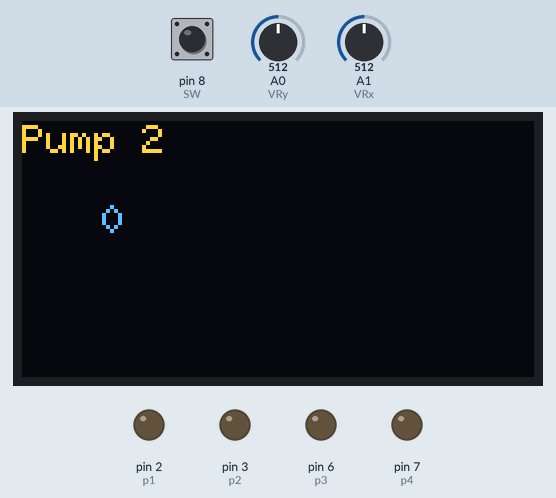
A sketch run on a simulated Arduino Uno, built with avr-gcc and run on an emulated ATmega328P. On the bench: 128×64 one-colour display, output pins drawn as LEDs (lit = HIGH). The inputs (shaded band) are chosen by the test bench; at power-on: A1 (VRx) = 512, pin 8 (SW) HIGH, A0 (VRy) = 512. The OLED is the two-colour kind (top 16 rows yellow).

Above: at 1.2 s.
1.3 s: A1 (VRx) set to 14
2.8 s: A1 (VRx) set to 11
At 3.8 s:
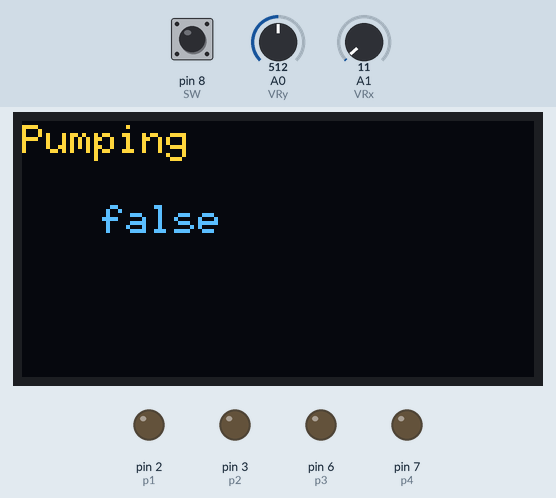
4.8 s: pin 8 (SW) pulled LOW for 0.3 s
At 6.8 s:
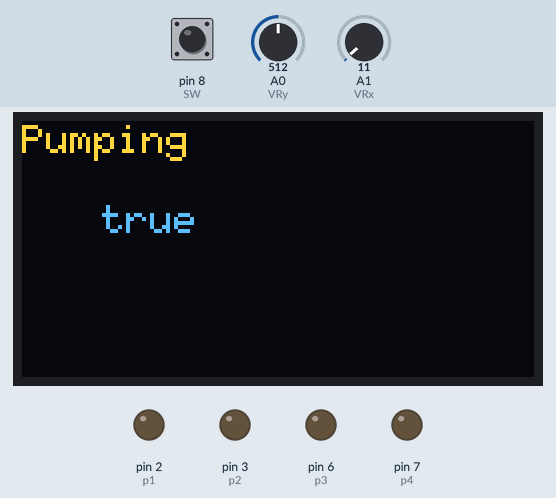
11.1 s: A1 (VRx) set to 1023
14.1 s: A0 (VRy) set to 0
At 15.66 s:
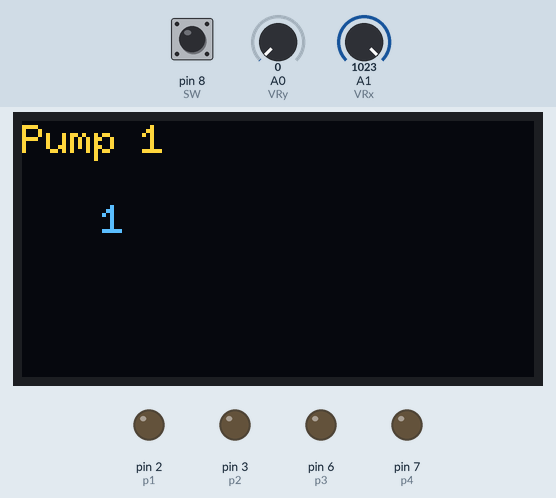
17.0 s: A0 (VRy) set to 1023
At 18.2 s:
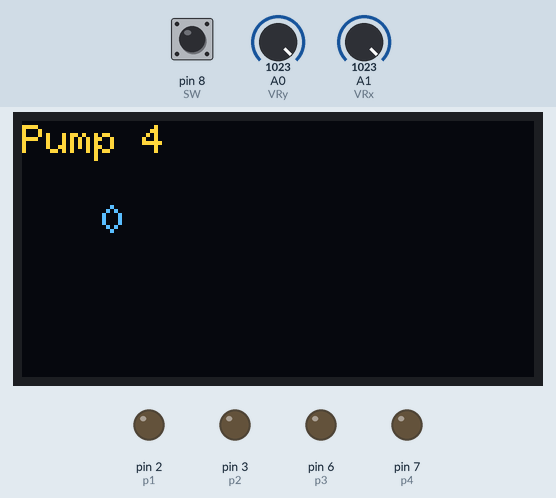
Timing chart, 0 to 20.0 s (numbered marks = the images above; inputs shaded):
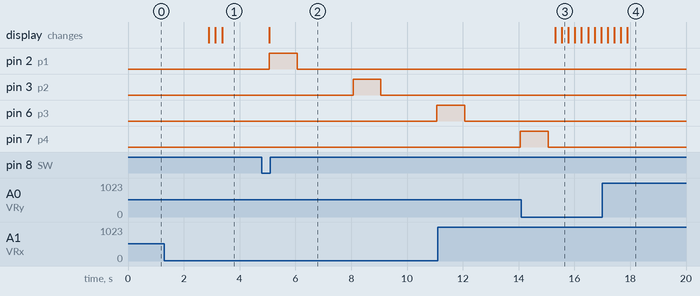

Measured:
- the behaviour switches between 13 and 12 on A1 (VRx) (found by bisection; images 0 and 1)
- after the input at 1.3 s, every drawn part: stays the same
- after the input at 2.8 s, the display: first changes after 0.09 s (image 1 shows a later state)
- after the input at 4.8 s, pin 2 (p1): LOW → HIGH after 0.27 s, → LOW 1.0 s later; pin 3 (p2): LOW → HIGH after 3.3 s, → LOW 1.0 s later; pin 6 (p3): LOW → HIGH after 6.3 s; the display: changes after 0.27 s (image 2)

The sketch:

4pompe24-4.ino
```cpp
#define SCREEN_WIDTH 128 // OLED display width, in pixels
#define SCREEN_HEIGHT 64 // OLED display height, in pixels
#include <U8g2lib.h>
#include <Wire.h>
U8G2_SH1106_128X64_NONAME_F_HW_I2C u8g2(U8G2_R0, U8X8_PIN_NONE);


#define p1 2
#define p2 3
#define p3 6
#define p4 7

#define oneml 1115
//joystick

int VRx = A1;
int VRy = A0;
int SW = 8;
int xPosition = 0;
int yPosition = 0;
int SW_state = 0;
int mapX = 0;
int mapY = 0;


int screen_page=3;
int motor=0;
int clean=0;
unsigned long int Pu1=0;
unsigned long int Pu2=0;
unsigned long int Pu3=0;
unsigned long int Pu4=0;
int Page0 = 0;//pagina 0
int PageZ = 5; //ultima pagina aggiornare ogni volta che metto nuova pagina

void u8g2_prepare() {
 u8g2.setFont(u8g2_font_6x10_tf);
 u8g2.setFontRefHeightExtendedText();
 u8g2.setDrawColor(1);
 u8g2.setFontPosTop();
 u8g2.setFontDirection(0);
}


void setup() {
  // put your setup code here, to run once:
  pinMode(p1,OUTPUT);
  pinMode(p2,OUTPUT);
  pinMode(p3,OUTPUT);
  pinMode(p4,OUTPUT);

  pinMode(VRx, INPUT);
  pinMode(VRy, INPUT);
  pinMode(SW, INPUT_PULLUP);

  u8g2.begin();
  u8g2_prepare();
  //Serial.begin(9600);
}

void loop() {
  xPosition = analogRead(VRx);
  yPosition = analogRead(VRy);
  SW_state = !digitalRead(SW);
  mapX = map(xPosition, 0, 1023, -512, 512);
  mapY = map(yPosition, 0, 1023, 512, -512);

  //change page
  if(mapX<=-500 and SW_state==0){
    if(screen_page>Page0){
      screen_page -= 1;
      //Serial.print("screen_page: ");Serial.print(screen_page);Serial.print("\n");
    }
  }
  if(mapX>=500 and SW_state==0){
    if(screen_page<PageZ){
      screen_page += 1;
      //Serial.print("screen_page: ");Serial.print(screen_page);Serial.print("\n");
    }
  }

  //Start pump
   if(SW_state==1 and screen_page==0){
    if(motor==0 && clean==0){
      motor =1;
      //Serial.print("motor: ");Serial.print(motor);Serial.print("\n");
    }
  }
  //Start clean
  if(SW_state==1 and screen_page==1){
    if(clean==0 and motor==0){
      clean = 1;
      //Serial.print("target: ");Serial.print(clean);Serial.print("\n");
    }
  }
  //Pump 1
  if(mapY>=500 and SW_state==0 and screen_page==2){
      Pu1 += 1;
      //Serial.print("R_ON: false");Serial.print("\n");
    }
  if(mapY<=-500 and SW_state==0 and screen_page==2){
   if(Pu1!=0){
      Pu1 -= 1;
   }
      //Serial.print("R_ON: true");Serial.print("\n");
    }
  //Pump 2
  if(mapY>=500 and SW_state==0 and screen_page==3){
      Pu2 += 1;
      //Serial.print("R_ON: false");Serial.print("\n");
    }
  if(mapY<=-500 and SW_state==0 and screen_page==3){
   if(Pu2!=0){
      Pu2 -= 1;
   }
      //Serial.print("R_ON: true");Serial.print("\n");
    }
  //Pump 3
  if(mapY>=500 and SW_state==0 and screen_page==4){
      Pu3 += 1;
      //Serial.print("R_ON: false");Serial.print("\n");
    }
  if(mapY<=-500 and SW_state==0 and screen_page==4){
     if(Pu3!=0){
      Pu3 -= 1;
     }
      //Serial.print("R_ON: true");Serial.print("\n");
    }
  //Pump 4
  if(mapY>=500 and SW_state==0 and screen_page==5){
      Pu4 += 1;
      //Serial.print("R_ON: false");Serial.print("\n");
    }
  if(mapY<=-500 and SW_state==0 and screen_page==5){
    if(Pu4!=0){
      Pu4 -= 1;
    }
      //Serial.print("R_ON: true");Serial.print("\n");
    }


  u8g2.clearBuffer();
  u8g2.setFont(u8g2_font_6x10_tf);
  u8g2.setFontRefHeightExtendedText();
  u8g2.setDrawColor(1);
  u8g2.setFontPosTop();
  u8g2.setFontDirection(0);


  //is pumping
  if(screen_page ==0){
    u8g2.drawStr(0, 0, "Pumping");

    if(motor==0){
       u8g2.drawStr(20, 20, "false");
    }else{
      u8g2.drawStr(20, 20, "true");
   }
    }
  //is cleaning
  if(screen_page ==1){
    u8g2.drawStr(0, 0, "Cleaning");

    if(clean==0){
       u8g2.drawStr(20, 20, "false");
    }else{
      u8g2.drawStr(20, 20, "true");
   }
   }
  //pump 1
  if(screen_page ==2){
    u8g2.drawStr(0, 0, "Pump 1");
    u8g2.setCursor(20, 20);
    u8g2.print(String(Pu1));
    }
  //pump 2
  if(screen_page ==3){
    u8g2.drawStr(0, 0, "Pump 2");
    u8g2.setCursor(20, 20);
    u8g2.print(String(Pu2));
    }
  //pump 3
  if(screen_page ==4){
    u8g2.drawStr(0, 0, "Pump 3");
    u8g2.setCursor(20, 20);
    u8g2.print(String(Pu3));
    }
  //pump 4
  if(screen_page ==5){
    u8g2.drawStr(0, 0, "Pump 4");
    u8g2.setCursor(20, 20);
    u8g2.print(String(Pu4));
    }
  u8g2.sendBuffer();
  if(motor==1){
  digitalWrite(p1, HIGH);
  delay(1000);  //fill pipe
  delay(oneml*Pu1);
  digitalWrite(p1, LOW);
  delay(2000);

  digitalWrite(p2, HIGH);
  delay(1000);   //fill pipe
  delay(oneml*Pu2);
  digitalWrite(p2, LOW);
  delay(2000);

  digitalWrite(p3, HIGH);
  delay(1000);   //fill pipe
  delay(oneml*Pu3);
  digitalWrite(p3, LOW);
  delay(2000);

  digitalWrite(p4, HIGH);
  delay(1000);   //fill pipe
  delay(oneml*Pu4);
  digitalWrite(p4, LOW);
  motor=0;
  }
  else if(clean==1){
    digitalWrite(p1, HIGH);
    delay(5000);  //clean pipe
    digitalWrite(p1, LOW);
    digitalWrite(p2, HIGH);
    delay(5000);  //clean pipe
    digitalWrite(p2, LOW);
    digitalWrite(p3, HIGH);
    delay(5000);  //clean pipe
    digitalWrite(p3, LOW);
    digitalWrite(p4, HIGH);
    delay(5000);  //clean pipe
    digitalWrite(p4, LOW);
    clean=0;
  }

  delay(200);
}
```
